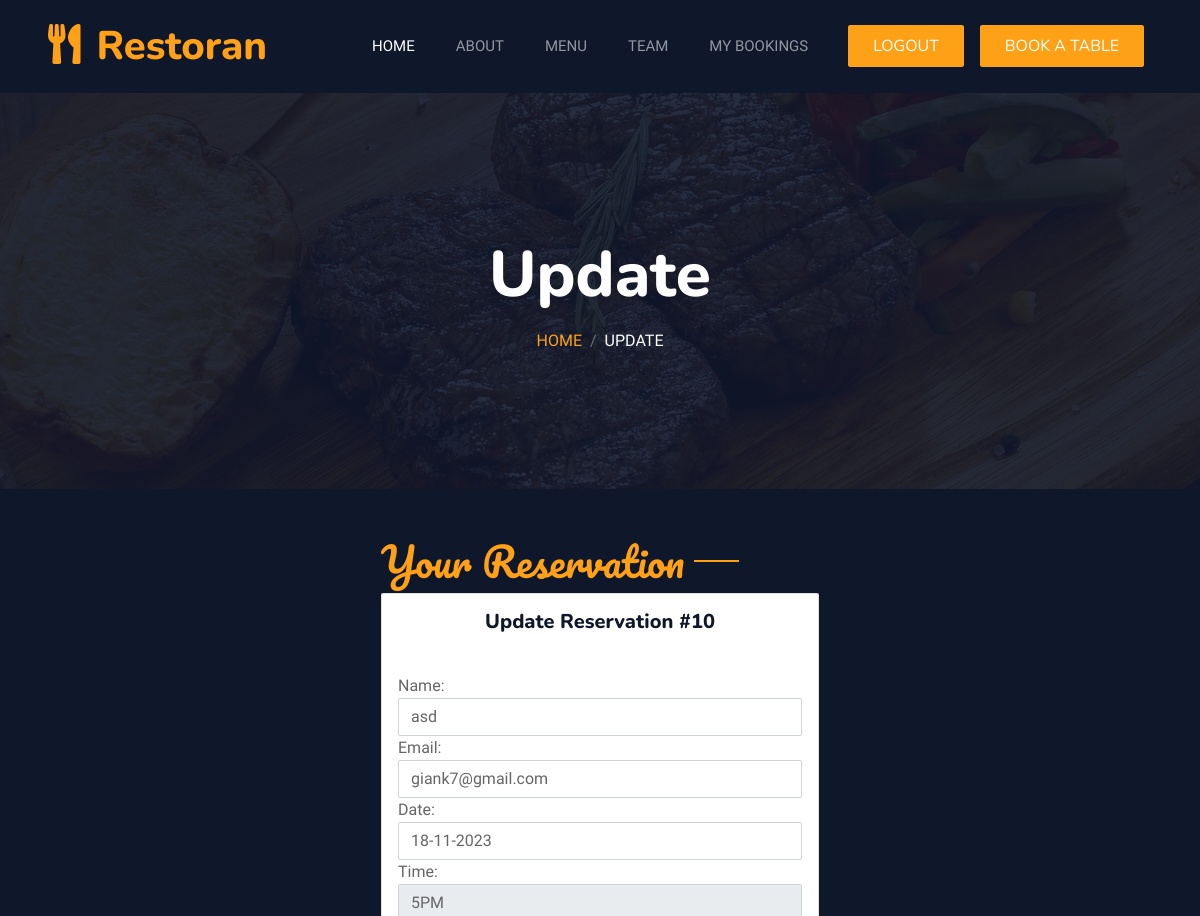
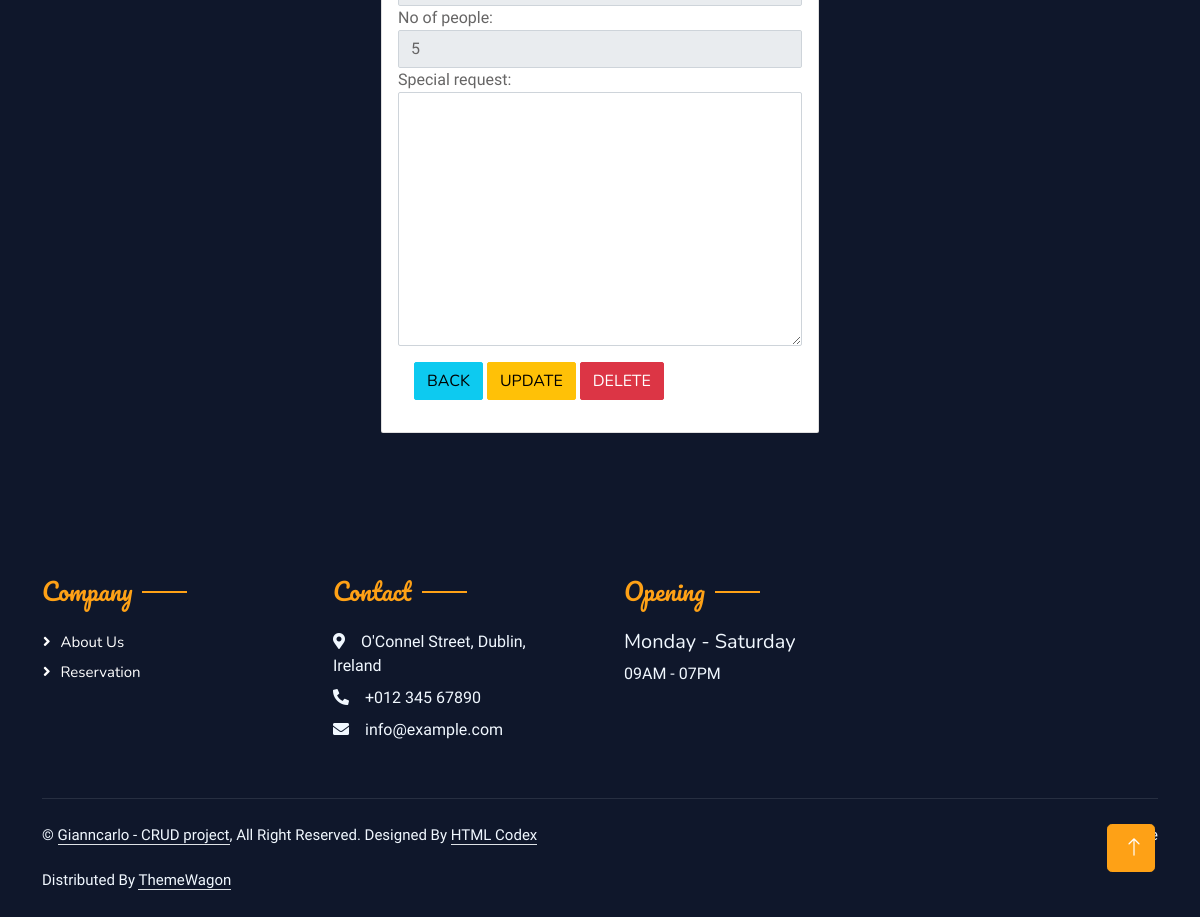
/profile/update_list/10/ (signed in), run on the app's committed database (2 pictures, top to bottom).
### profiles/models.py (models this page shows, shortened)
class Reservation(models.Model):
    user = models.ForeignKey(User, on_delete=models.CASCADE)
    name = models.CharField(max_length=255)
    email = models.EmailField()
    date = models.DateField()
    time = models.IntegerField(choices=[
        (9, '9AM'),
        (10, '10AM'),
        (11, '11AM'),
        (12, '12M'),
        (13, '1PM'),
        (14, '2PM'),
        (15, '3PM'),
        (16, '4PM'),
        (17, '5PM'),
        (18, '6PM'),
    ])
    no_of_people = models.IntegerField(choices=[
        (1, '1'),
        (2, '2'),
        (3, '3'),
        (4, '4'),
        (5, '5'),
    ])
    special_request = models.TextField(blank=True)

### profiles/views.py (the view)
# urls.py: path('update_list/<id>/', views.update_list, name='update_list'),
def update_list(request, id):
    reservation = get_object_or_404(Reservation, pk=id)
    form = ReservationForm(request.POST or None, instance=reservation)
    if request.method == 'POST':
        if form.is_valid():
            form.save()
            return redirect('reservation_list')
    return render(request, 'update_reservation.html',
                  {'reservation': reservation,
                   'form': form})

### profiles/forms.py
class ReservationForm(forms.ModelForm):
    date = forms.DateField(
        input_formats=settings.DATE_INPUT_FORMATS,
        help_text="Enter the date in dd-mm-yyyy format"
    )
    class Meta:
        model = Reservation
        fields = ['name', 'email', 'date', 'time',
                  'no_of_people', 'special_request']
    def __init__(self, *args, **kwargs):
        super().__init__(*args, **kwargs)
        self.fields['name'].widget.attrs['class'] = 'form-control'
        self.fields['email'].widget.attrs['class'] = 'form-control'
        self.fields['date'].widget.attrs['class'] = 'form-control'
        self.fields['time'].widget.attrs['class'] = 'form-control'
        self.fields['no_of_people'].widget.attrs['class'] = 'form-control'
        self.fields['special_request'].widget.attrs['class'] = 'form-control'

### profiles/templates/update_reservation.html (shortened to what this page needs)
{% extends "base.html" %}
{% load static %}
{% block content %}
{% if user.is_authenticated %}
{% include 'includes/update_list.html' %}
{% endif %}
{% endblock %}

### templates/includes/update_list.html (shortened to what this page needs)
<div class="container-xxl py-5 bg-dark hero-header">
    <div class="container text-center my-5 pt-5 pb-4">
        <h1 class="display-3 text-white mb-3 animated slideInDown">Update</h1>
        <nav aria-label="breadcrumb">
            <ol class="breadcrumb justify-content-center text-uppercase">
                <li class="breadcrumb-item"><a href="{% url 'home' %}">Home</a></li>
                <li class="breadcrumb-item text-white active" aria-current="page">Update</li>
            </ol>
        </nav>
    </div>
</div>
<div id="reservation" class="container-xxl px-0 wow fadeInUp" data-wow-delay="0.1s">
    <div class="row g-0">
        <div class="col-md-12 bg-dark d-flex align-items-center">
            <div class="mx-auto p-5 wow fadeInUp" data-wow-delay="0.2s">
                <h1 class="section-title ff-secondary text-start text-primary fw-normal">Your Reservation</h1>
                <div class="container-xxl px-0 wow fadeInUp" data-wow-delay="0.1s">
                    <div class="col">
                        <div class="card">
                            <div class="card-body">
                                <h5 class="text-center card-title">Update Reservation #{{ reservation.id }}</h5>
                            </div>
                            <form class="p3" action="" method="POST">
                                <div class="form-group">
                                    <label for="{{ form.name.id_for_label }}">Name:</label>
                                    {{ form.name }}
                                </div>
                                <div class="form-group">
                                    <label for="{{ form.email.id_for_label }}">Email:</label>
                                    {{ form.email }}
                                </div>
                                <div class="form-group">
                                    <label for="id_date">Date:</label>
                                    <input type="text" id="id_date" name="date" value="{{ reservation.date|date:'d-m-Y' }}" class="form-control" required>
                                </div>
                                <div class="form-group">
                                    <label for="{{ form.time.id_for_label }}">Time:</label>
                                    {{ form.time }}
                                </div>
                                <div class="form-group">
                                    <label for="{{ form.no_of_people.id_for_label }}">No of people:</label>
                                    {{ form.no_of_people }}
                                </div>
                                <div class="form-group">
                                    <label for="{{ form.special_request.id_for_label }}">Special request:</label>
                                    {{ form.special_request }}
                                </div>
                                <div class="card-body">
                                    <a href="{% url 'reservation_list' %}" class="btn btn-info">Back</a>
                                    <input value="Update" type="submit" class="btn btn-warning" href="{% url 'reservation_list' %}">
                                    <a href="#" class="btn btn-danger">Delete</a>
                                </div>
                            </form>
                        </div>
                    </div>
                </div>
            </div>
        </div>
    </div>
</div>

### static/css/style.css (style rules this page uses)
:root { --primary: #FEA116; --light: #F1F8FF; --dark: #0F172B; }
.text-primary { color: var(--primary) !important; }
form { padding: 1rem; }
.ff-secondary { font-family: 'Pacifico', cursive; }
.btn { font-family: 'Nunito', sans-serif; font-weight: 500; text-transform: uppercase; transition: .5s; }
.hero-header { background: linear-gradient(rgba(15, 23, 43, .9), rgba(15, 23, 43, .9)), url(../img/bg-hero.jpg); background-position: center center; background-repeat: no-repeat; background-size: cover; }
.breadcrumb-item + .breadcrumb-item::before { color: rgba(255, 255, 255, .5); }
.section-title { position: relative; display: inline-block; }
.section-title::before { position: absolute; content: ""; width: 45px; height: 2px; top: 50%; left: -55px; margin-top: -1px; background: var(--primary); }
.section-title::after { position: absolute; content: ""; width: 45px; height: 2px; top: 50%; right: -55px; margin-top: -1px; background: var(--primary); }
.section-title.text-start::before, .section-title.text-end::after { display: none; }

### data on the page
Reservation: id "10", name "asd", email "giank7@gmail.com", date "18-11-2023", time "5PM", no_of_people "5"
